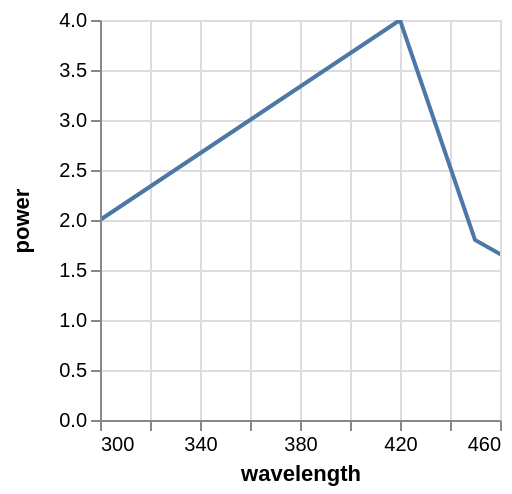

Express this chart as Vega-Lite.
### Vega specification from a JSON file in a GitHub repository (floating-point values rounded to 4 significant figures)
{"$schema": "https://vega.github.io/schema/vega/v4.json", "autosize": "pad", "padding": 5, "width": 200, "height": 200, "style": "cell", "data": [{"name": "source_0", "values": [{"wavelength": 250, "power": 1}, {"wavelength": 300, "power": 2}, {"wavelength": 420, "power": 4}, {"wavelength": 450, "power": 1.8}, {"wavelength": 500, "power": 1.1}]}], "marks": [{"name": "marks", "type": "line", "clip": true, "style": ["line"], "sort": {"field": "datum[\"wavelength\"]", "order": "descending"}, "from": {"data": "source_0"}, "encode": {"update": {"stroke": {"value": "#4c78a8"}, "tooltip": {"signal": "{\"wavelength\": format(datum[\"wavelength\"], \"\"), \"power\": format(datum[\"power\"], \"\")}"}, "x": {"scale": "x", "field": "wavelength"}, "y": {"scale": "y", "field": "power"}, "defined": {"signal": "datum[\"wavelength\"] !== null && !isNaN(datum[\"wavelength\"]) && datum[\"power\"] !== null && !isNaN(datum[\"power\"])"}}}}], "scales": [{"name": "x", "type": "linear", "domain": [300, 450], "range": [0, {"signal": "width"}], "nice": true, "zero": false}, {"name": "y", "type": "linear", "domain": {"data": "source_0", "field": "power"}, "range": [{"signal": "height"}, 0], "nice": true, "zero": true}], "axes": [{"scale": "x", "orient": "bottom", "grid": false, "title": "wavelength", "labelFlush": true, "labelOverlap": true, "tickCount": {"signal": "floor(width/40) + 1"}, "zindex": 1}, {"scale": "x", "orient": "bottom", "gridScale": "y", "grid": true, "tickCount": {"signal": "floor(width/40) + 1"}, "domain": false, "labels": false, "maxExtent": 0, "minExtent": 0, "ticks": false, "zindex": 0}, {"scale": "y", "orient": "left", "grid": false, "title": "power", "labelOverlap": true, "tickCount": {"signal": "floor(height/40) + 1"}, "zindex": 1}, {"scale": "y", "orient": "left", "gridScale": "x", "grid": true, "tickCount": {"signal": "floor(height/40) + 1"}, "domain": false, "labels": false, "maxExtent": 0, "minExtent": 0, "ticks": false, "zindex": 0}], "config": {"axisY": {"minExtent": 30}}}
